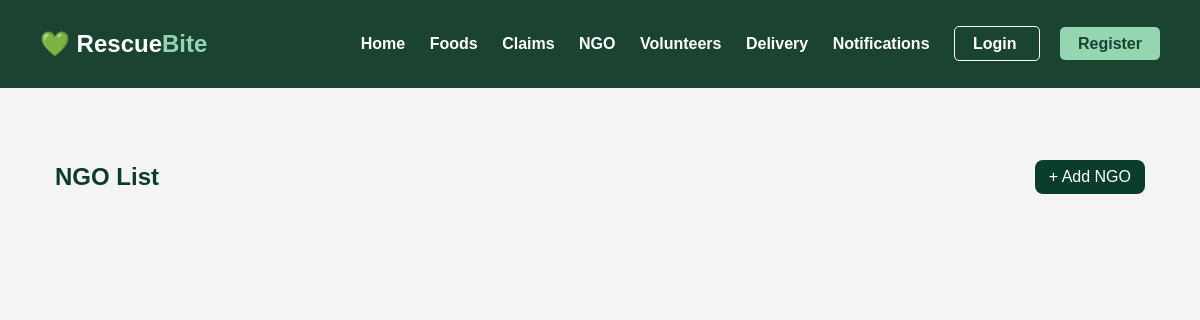
Page /ngo/ngos/ on the earlier database version.
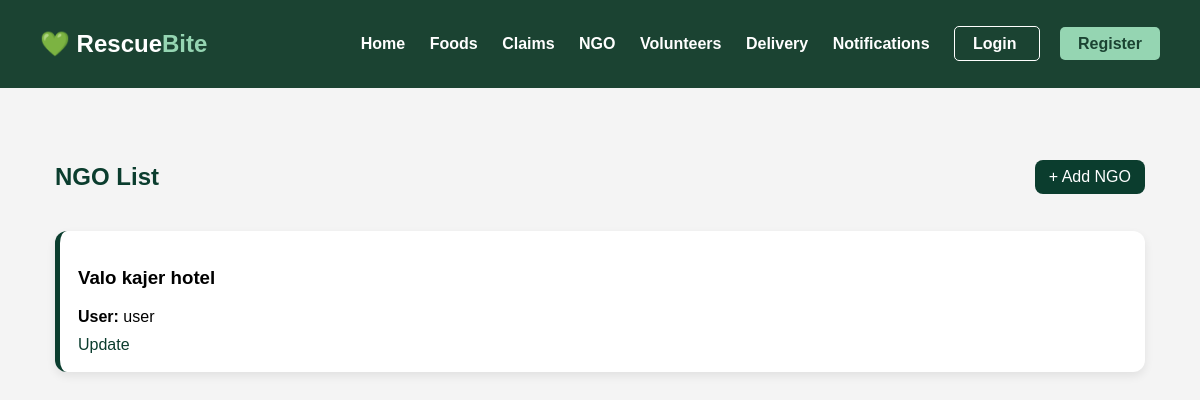
Same page on the later database version.
### ngo/models.py (models this page shows, shortened)
class NGO(models.Model):
    user = models.OneToOneField(User,
                                on_delete=models.CASCADE)
    ngo_name = models.CharField(max_length=100)

### ngo/views.py (the view)
def ngo_list(request):
    ngos = NGO.objects.all()
    return render(request,
                  'ngo/ngo_list.html',
                  {'ngos': ngos})

### ngo/templates/ngo/ngo_list.html
{% extends 'base.html' %}
{% block content %}
<div class="ngo-page">
    <div class="ngo-header">
        <h2>NGO List</h2>
        <a class="add-btn" href="/ngo/create-ngo/">
            + Add NGO
        </a>
    </div>
    <div class="ngo-grid">
        {% for ngo in ngos %}
        <div class="ngo-card">
            <h3>{{ ngo.ngo_name }}</h3>
            <p><b>User:</b> {{ ngo.user.username }}</p>
            <div class="actions">
                <a href="/ngo/update-ngo/{{ ngo.id }}/">Update</a>
            </div>
        </div>
        {% endfor %}
    </div>
</div>
{% endblock %}

Differences in the rows shown:
added NGO: ngo_name "Valo kajer hotel", user.username "user"
